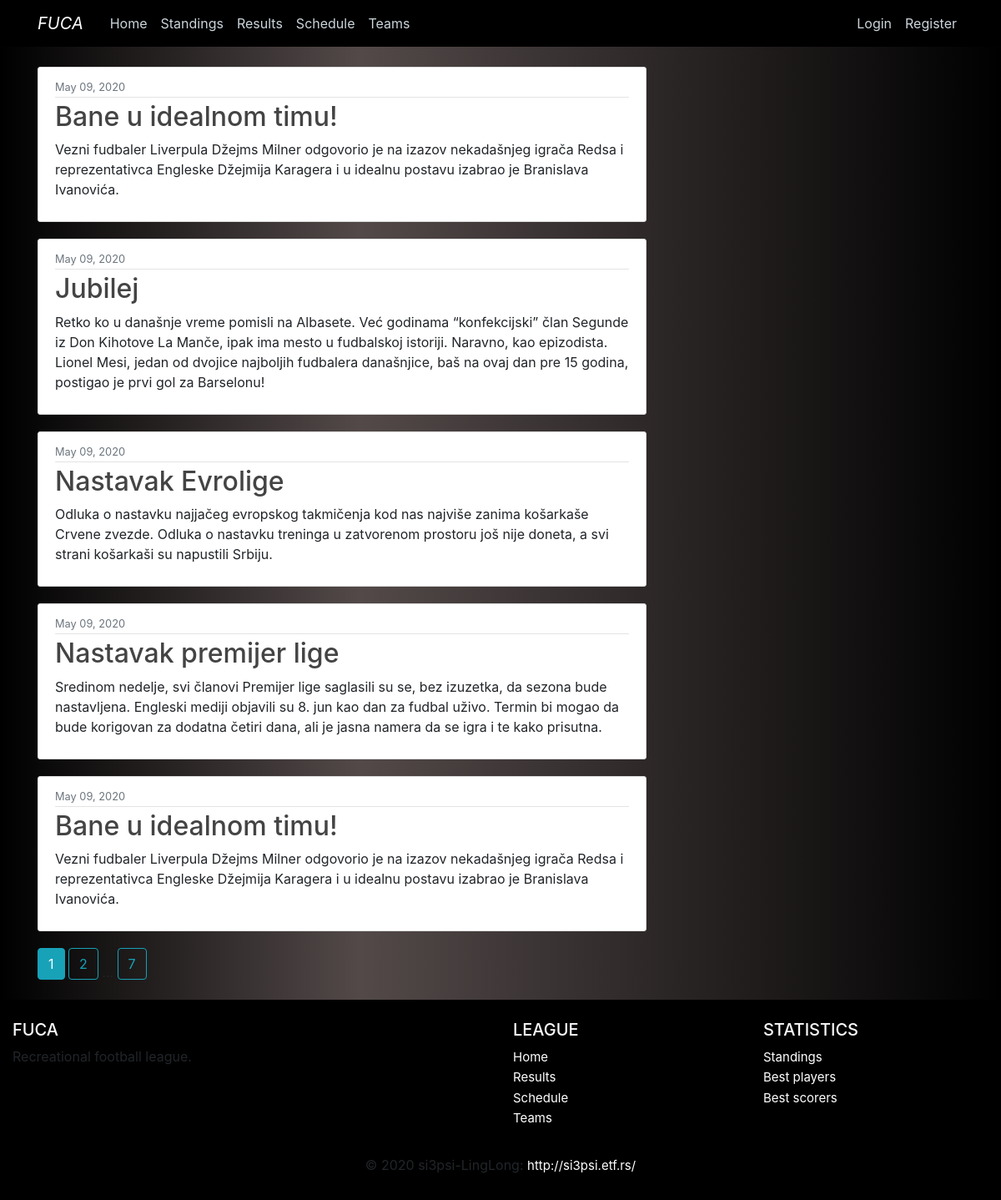
Page /home on the earlier database version.
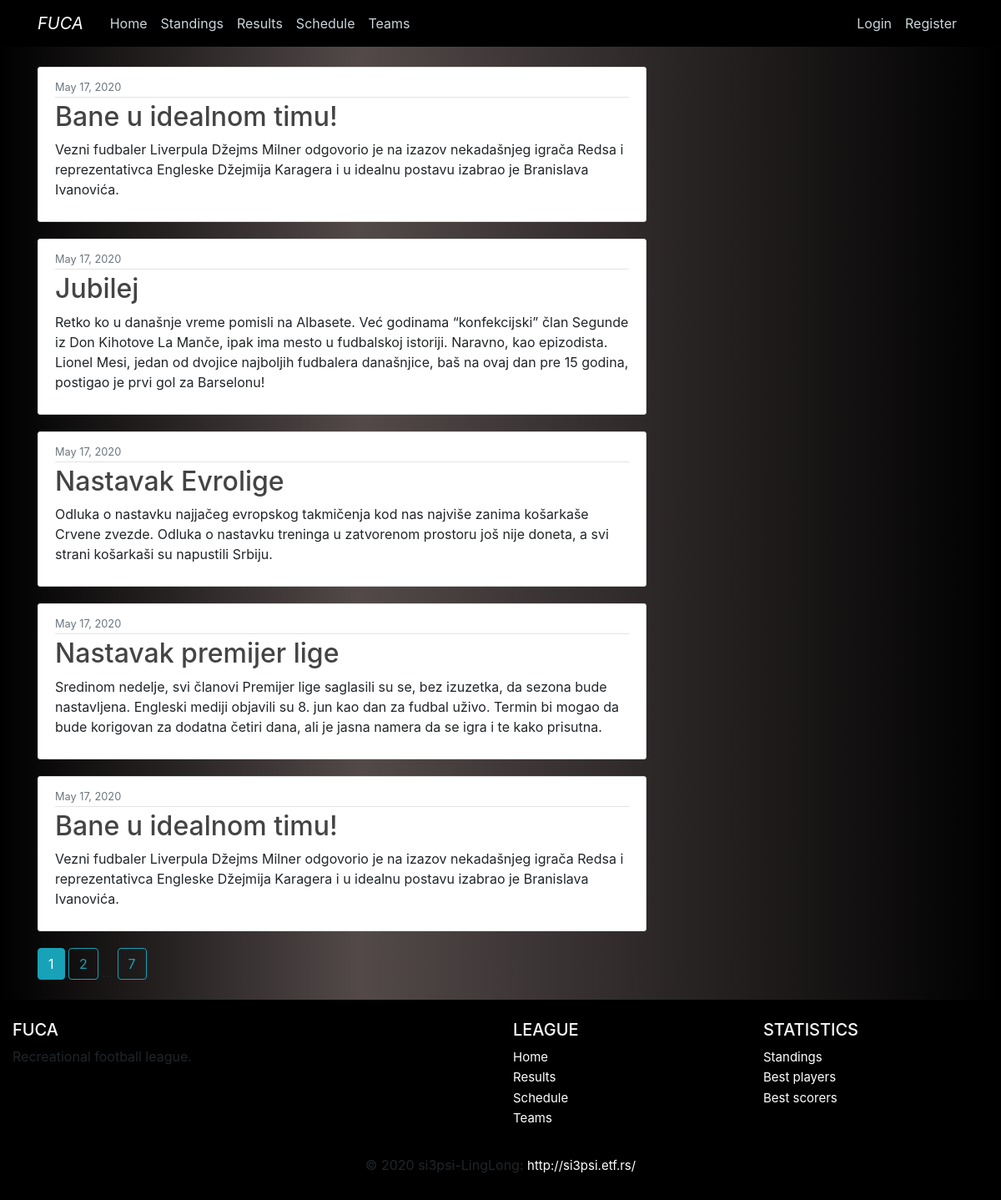
Same page on the later database version.
### fuca/models.py (models this page shows, shortened)
class News(db.Model):
    __tablename__ = 'news'
    id          = db.Column(db.Integer,     primary_key=True)
    date        = db.Column(db.DateTime,    nullable=False, default=datetime.utcnow)
    title       = db.Column(db.String(100), nullable=False)
    content     = db.Column(db.Text,        nullable=False)

### fuca/main/routes.py (the view)
@main.route("/")
@main.route("/home")
def home():
    page = request.args.get('page', 1, type=int)
    news = News.query.order_by(News.date.desc()).paginate(page=page, per_page=5)
    return render_template('home/home.html', newslist=news)

### fuca/templates/home/home.html
{% extends 'home/layout.html' %}
{% block content %}
    {% for news in newslist.items %}
        <article class="media content-section">
            <div class="media-body">
            <div class="article-metadata">
                <small class="text-muted">{{ news.date.strftime('%B %d, %Y') }}</small>
            </div>
            <h2 class="article-title">{{ news.title }}</h2>
            <p class="article-content">{{ news.content }}</p>
            </div>
        </article>
    {% endfor %}
    {% for page_num in newslist.iter_pages(left_edge=1, right_edge=1, left_current=1, right_current=2) %}
        {% if page_num %}
            {% if newslist.page == page_num %}
                <a class="btn btn-info mb-4" href="{{ url_for('main.home', page=page_num) }}">{{ page_num }}</a>
            {% else %}
                <a class="btn btn-outline-info mb-4" href="{{ url_for('main.home', page=page_num) }}">{{ page_num }}</a>
            {% endif %}
        {% else %}
            ...
        {% endif %}
    {% endfor %}
{% endblock content %}

Differences in the rows shown:
changed News (number 1 of 5 on the later page): date "May 09, 2020" → "May 17, 2020"
changed News "Jubilej": date "May 09, 2020" → "May 17, 2020"
changed News "Nastavak Evrolige": date "May 09, 2020" → "May 17, 2020"
changed News "Nastavak premijer lige": date "May 09, 2020" → "May 17, 2020"
changed News (number 5 of 5 on the later page): date "May 09, 2020" → "May 17, 2020"
